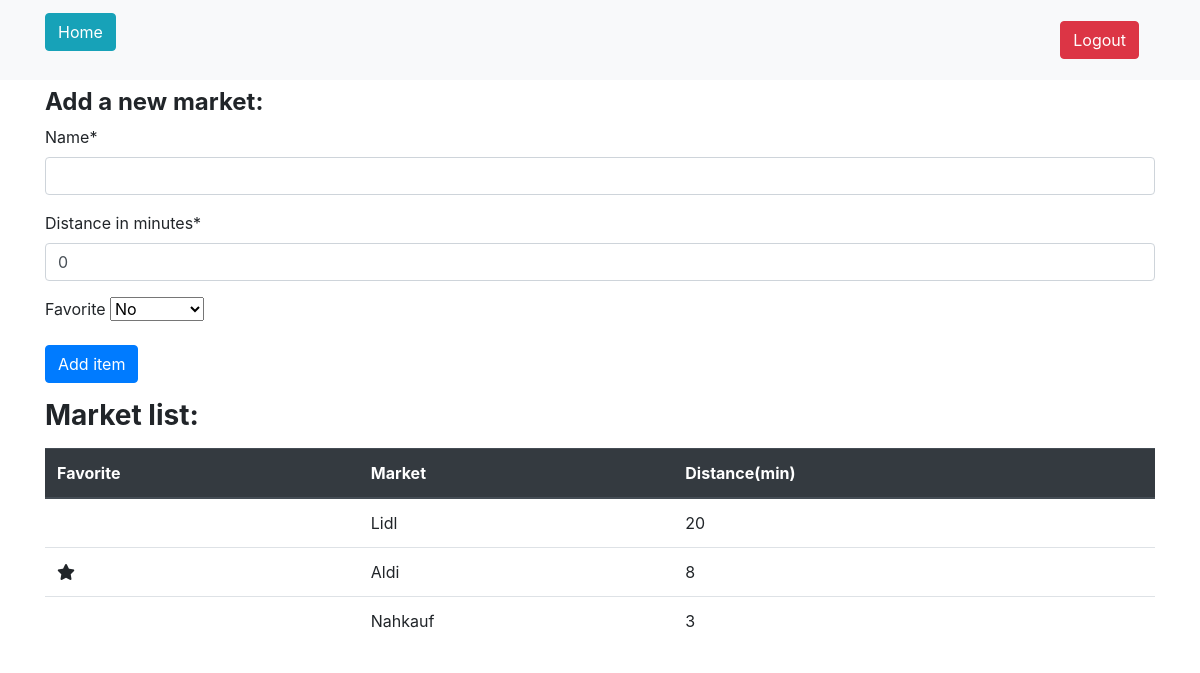
Before: /market (signed in) with the older database file.
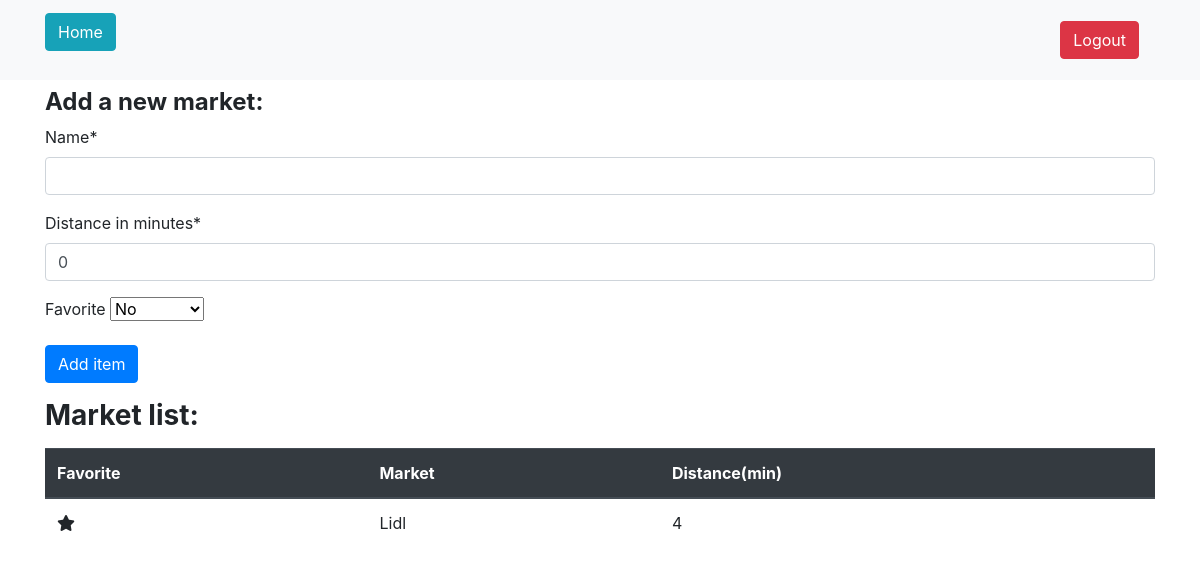
After: the same page with the newer database file.
### calculator/models.py (models this page shows, shortened)
class MarketCreatedModel(models.Model):
    name = models.CharField(max_length=100, null=True)
    distance = models.IntegerField(null=True)
    favorite = models.BooleanField(null=True, unique=True)
    user_id = models.ForeignKey(User, null=True, on_delete=models.CASCADE)

### calculator/views.py (the view, shortened to what this page needs)
# urls.py: path('market', views.MarketPageView.as_view(), name='market_page'),
@method_decorator(login_required, name='dispatch')
class MarketPageView(View):
    template_name = 'market.html'
    form_class = CreateNewMarketForm
    def get_context_data(self, **kwargs):
        context = {
            'form': self.form_class(),
        }
        context['list_of_markets'] = MarketCreatedModel.objects.filter(
                user_id=self.request.user.id)
        return context
    def get(self, request, *args, **kwargs):
        form = self.form_class(initial={'distance':0,'favorite': 0})
        context = self.get_context_data()
        context['form'] = form
        return render(request, self.template_name, context=context)

### calculator/forms.py
class CreateNewMarketForm(forms.ModelForm):
    class Meta:
        model = MarketCreatedModel
        fields = ['name', 'distance', 'favorite']
        labels = {
            'distance': 'Distance in minutes',
        }

### calculator/templates/market.html (shortened to what this page needs)
{% extends "base.html" %}
{% load crispy_forms_tags %}
{% block content %}
    <div class="container mt-2">
        <div class="row">
            <div class="col-md">
                <h4>
                    <strong>Add a new market:</strong>
                </h4>
            </div>
        </div>
        <form method="POST">
            {% csrf_token %} {{ form|crispy }}
            <button class="btn btn-primary" type="submit" name="saveItem">Add item</button>
        </form>
    </div>
    <div class="container mt-3">
        <div class="row">
            <div class="col">
                <label for="itemList">
                    <h3>
                        <strong>Market list:</strong>
                    </h3>
                </label>
            </div>
        </div>
        <div class="row">
            <div class="col">
                {% if list_of_markets %}
                    <table class="table">
                        <thead class="thead-dark">
                            <tr>
                                    <th>Favorite</th>
                                    <th>Market</th>
                                    <th>Distance(min)</th>
                            </tr>
                        </thead>
                        <tbody>
                            {% for i in list_of_markets %}
                                <tr>
                                    <td>
                                        {% if i.favorite %}<i class="fas fa-star"></i>{% endif %}
                                        </td>
                                        <td>{{ i.name|title }}</td>
                                        <td>{{ i.distance }}</td>
                                    </tr>
                                {% endfor %}
                            </tbody>
                        </table>
                    {% else %}
                        <p>No markets added yet.</p>
                    {% endif %}
                </div>
            </div>
        </div>
    {% endblock content %}

### calculator/templates/base.html (shortened to what this page needs)
<!DOCTYPE html>
<html>
    <head>
        {% load static %}
        <link rel="stylesheet"
              href="https://cdn.jsdelivr.net/npm/bootstrap@4.6.2/dist/css/bootstrap.min.css"
 />
    </head>
    <body>
        <nav class="navbar navbar-light bg-light">
            <div class="container fluid">
                <div class="d-flex flex-row bd-highlight mb-3">
                    <a class="navbar-brand" href="{% url 'home' %}">
                        <button type="button" class="btn btn-info">Home</button>
                    </a>
                </div>
                <div class="d-flex flex-row-reverse bd-highlight">
                    {% if request.user.is_authenticated %}
                        <a class="navbar-brand" href="{% url 'account_logout' %}">
                            <button type="button" class="btn btn-danger">Logout</button>
                        </a>
                    {% endif %}
                </nav>
                {% block content %}{% endblock %}
            </body>
        </html>

Changed rows visible on the page:
removed MarketCreatedModel: favorite True (drawn), name "Aldi", distance "8"
removed MarketCreatedModel: name "Nahkauf", distance "3"
changed MarketCreatedModel "Lidl": favorite False → True (drawn); distance "20" → "4"
